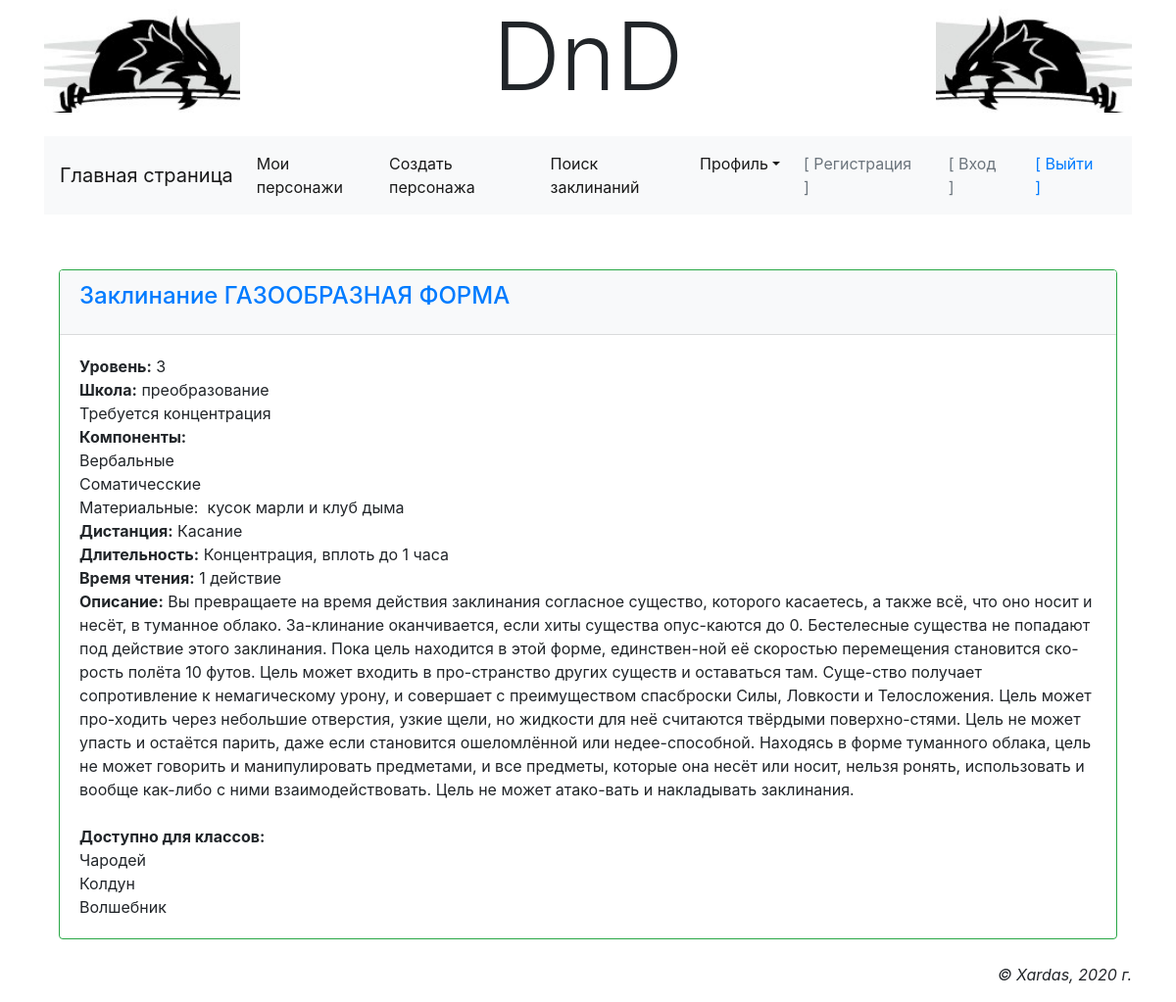
The page /accounts/profile/spell/41/ (signed in) on the database its author committed.
### main/models.py (models this page shows, shortened)
class Spell(models.Model):
    SPELL_SCHOOL_CHOICES = (
        (0, 'неизвестная'),
        (1, 'воплощение'),
        (2, 'очарование'),
        (3, 'ограждение'),
        (4, 'иллюзия'),
        (5, 'вызов'),
        (6, 'некромантия'),
        (7, 'преобразование'),
        (8, 'прорицание'),
    )
    name = models.CharField(db_index=True, unique=True, null=False, max_length=20, verbose_name='Название заклинания')
    level = models.IntegerField(verbose_name='Уровень заклинания')
    school = models.IntegerField(choices=SPELL_SCHOOL_CHOICES, default=0, verbose_name='Школа заклинания')
    comp_is_verbal = models.BooleanField(default=False, verbose_name='Вербальные требования')
    comp_is_somatic = models.BooleanField(default=False, verbose_name='Соматичесские требования')
    comp_is_material = models.BooleanField(default=False, verbose_name='Материальные компоненты')
    components = models.CharField(max_length=2048 * 64, verbose_name='Компоненты заклинания')
    distance = models.CharField(max_length=1024 * 64, verbose_name='Дистанция заклинания')
    duration = models.CharField(max_length=1024 * 64, verbose_name='Длительность заклинания')
    cast_time = models.CharField(max_length=1024 * 64, verbose_name='Время сотворения заклинания')
    is_concentrate = models.BooleanField(default=False, verbose_name='Концентрация')
    is_ritual = models.BooleanField(default=False, verbose_name='Ритуал')
    description = models.TextField(null=False, verbose_name='Описание заклинания')
    gold = models.IntegerField(null=True, verbose_name='Золото')
    spell_classes = models.ManyToManyField(CharClasses, verbose_name='Класс персонажа')
    spells = SpellManager()
    objects = models.Manager()
    class Meta:
        ordering = ['name']

class CharClasses(models.Model):
    CLASS_CHOICES = (
        ('Варвар', "Варвар"),
        ('Бард', "Бард"),
        ('Жрец', "Жрец"),
        ('Друид', "Друид"),
        ('Воин', "Воин"),
        ('Монах', "Монах"),
        ('Паладин', "Паладин"),
        ('Следопыт', "Следопыт"),
        ('Плут', "Плут"),
        ('Чародей', "Чародей"),
        ('Колдун', "Колдун"),
        ('Волшебник', "Волшебник"),
    )
    name = models.CharField(db_index=True, choices=CLASS_CHOICES, unique=True, null=False, max_length=20,
                            verbose_name='Имя класса персонажа')
    caption = models.CharField(null=True, max_length=24, verbose_name='Caption класса')
    description = models.CharField(null=True, max_length=1024 * 64, verbose_name='Описание класса')
    char_classes = ClassManager()
    objects = models.Manager()

### main/views.py (the view)
# urls.py: path('accounts/profile/spell/<int:spell_id>/', view_spell, name='view_spell'),
@login_required
def view_spell(request, spell_id):
    spell = get_object_or_404(Spell, id=spell_id)
    context = {'spell': spell}
    return render(request, 'main/view_spell.html', context)

### main/templates/main/view_spell.html (shortened to what this page needs)
{% extends "layout/basic.html" %}
{% block content %}
{% include 'main/spell_content.html' %}
{% endblock %}

### main/templates/main/spell_content.html (shortened to what this page needs)
<div class="card border-success mt-5">
            <div class="card-header bg-light">
                <h4 class="card-title"><a href="{% url 'main:view_spell' spell.id %}">Заклинание {{ spell.name }}</a></h4>
            </div>
            <div class="card-body">
                <b>Уровень:</b> {{ spell.level }} <br>
                <b>Школа:</b>  {{ spell.get_school_display }} <br>
                {% if spell.is_concentrate %}Требуется концентрация<br>{% endif %}
                <b>Компоненты:</b><br>
                {% if spell.comp_is_verbal %}Вербальные<br>{% endif %}
                {% if spell.comp_is_somatic %}Соматичесские<br>{% endif %}
                {% if spell.comp_is_material %}Материальные:&nbsp
                {{ spell.components }}<br>
                {% endif %}
                <b>Дистанция:</b> {{ spell.distance }} <br>
                <b>Длительность:</b> {{ spell.duration }} <br>
                <b>Время чтения:</b> {{ spell.cast_time }} <br>
                <b>Описание:</b> {{ spell.description }} <br>
                <br><b>Доступно для классов:</b><br>
                {% for spc in spell.spell_classes.all %}
                    {{ spc.name }}<br>
                {% endfor %}
            </div>
</div>

### rows shown on the page
Spell: name "ГАЗООБРАЗНАЯ ФОРМА", level "3", school "преобразование", components "кусок марли и клуб дыма", distance "Касание", duration "Концентрация, вплоть до 1 часа", cast_time "1 действие", description "Вы превращаете на время действия заклинания согласное существо, которого касаетесь, а также всё, что оно носит и несёт, в туманное облако. За-клинание оканчивается, если хиты существа опус-каются до 0. Бестелесные существа не попадают под действие этого заклинания. Пока цель находится в этой форме, единствен-ной её скоростью перемещения становится ско-рость полёта 10 футов. Цель может входить в про-странство других существ и оставаться там. Суще-ство получает сопротивление к немагическому урону, и совершает с преимуществом спасброски Силы, Ловкости и Телосложения. Цель может про-ходить через небольшие отверстия, узкие щели, но жидкости для неё считаются твёрдыми поверхно-стями. Цель не…"
CharClasses: name "Чародей"
CharClasses: name "Колдун"
CharClasses: name "Волшебник"
